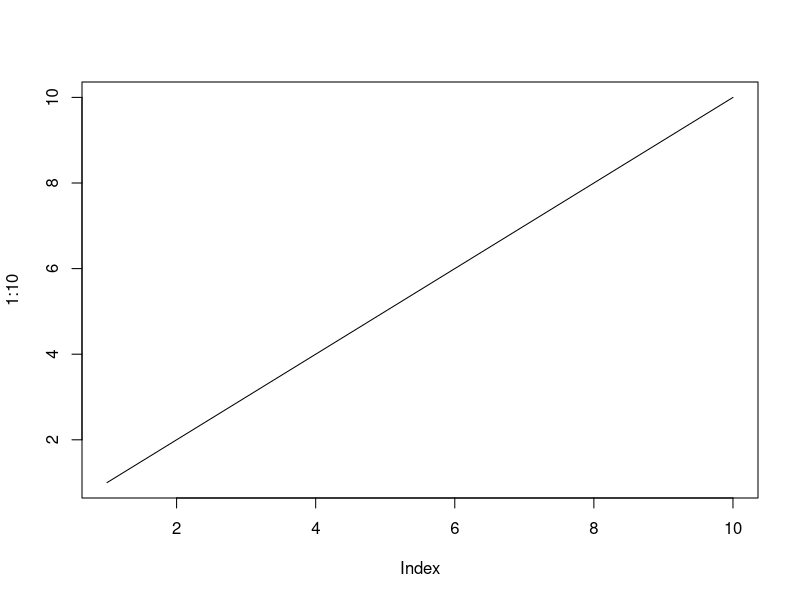
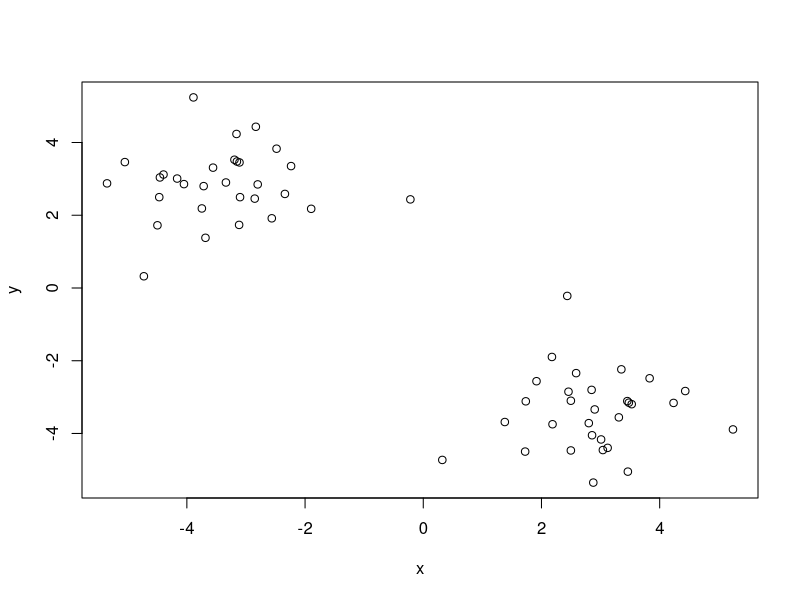
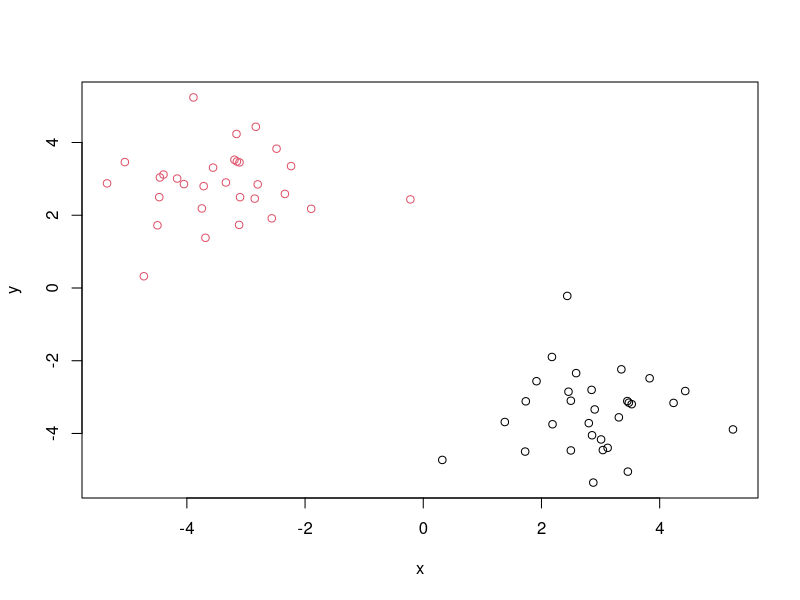
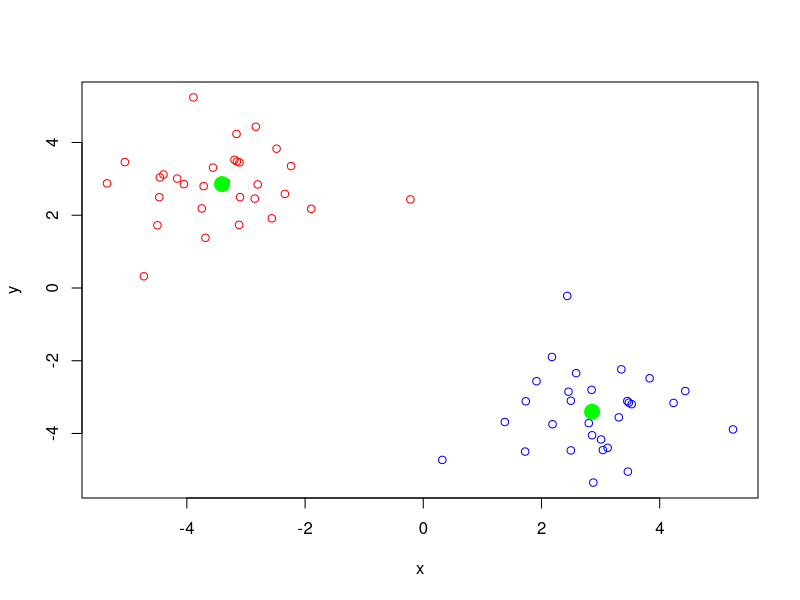
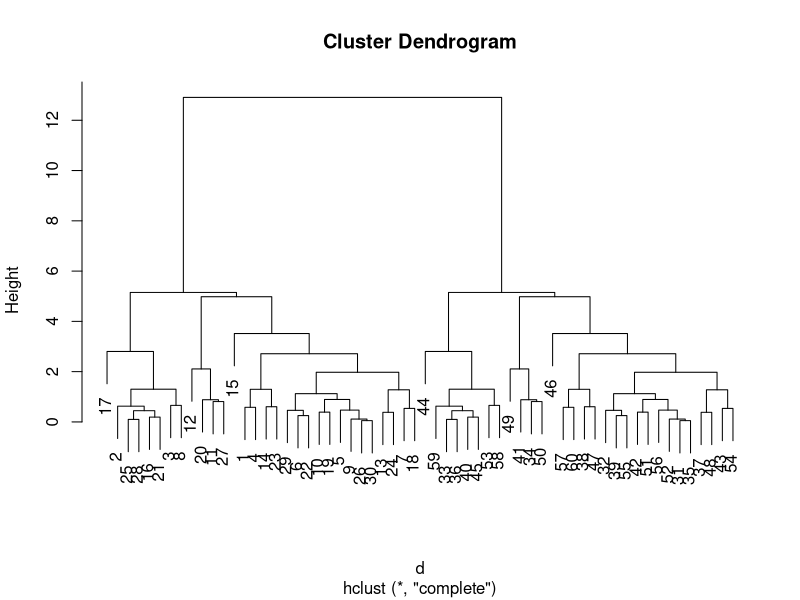
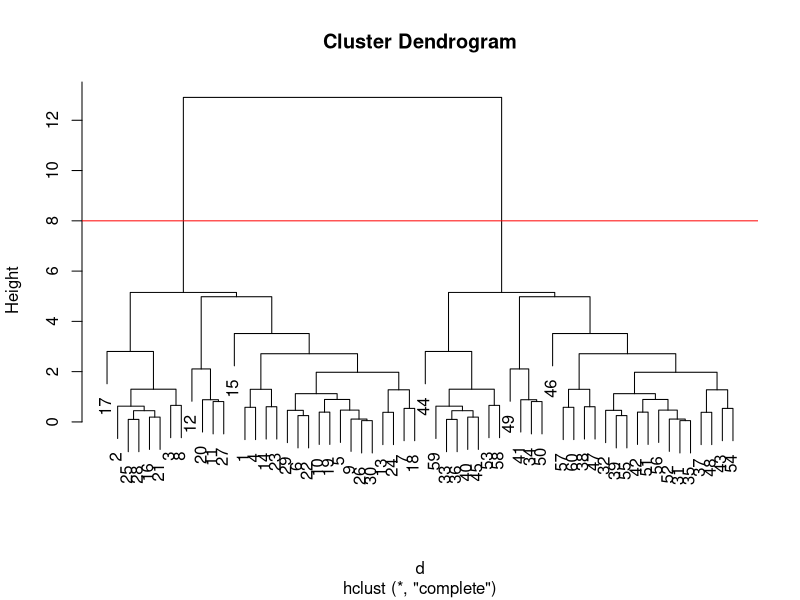
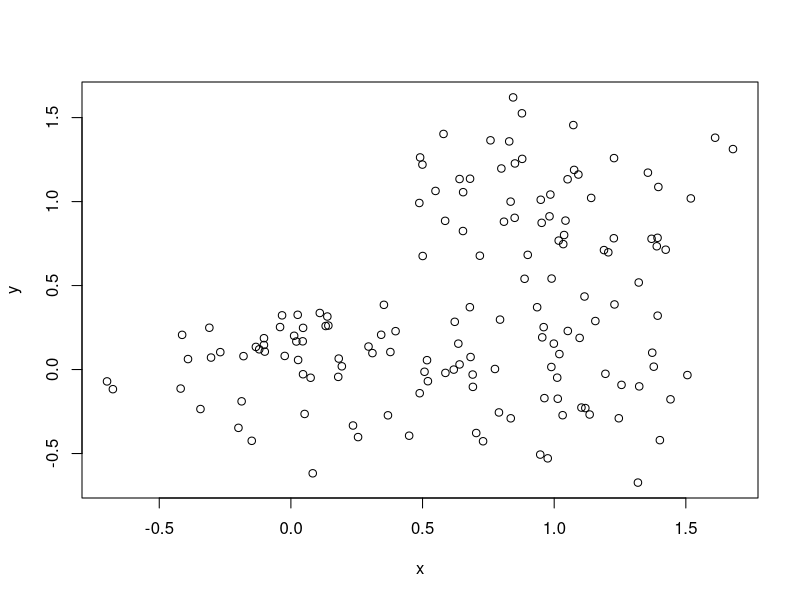
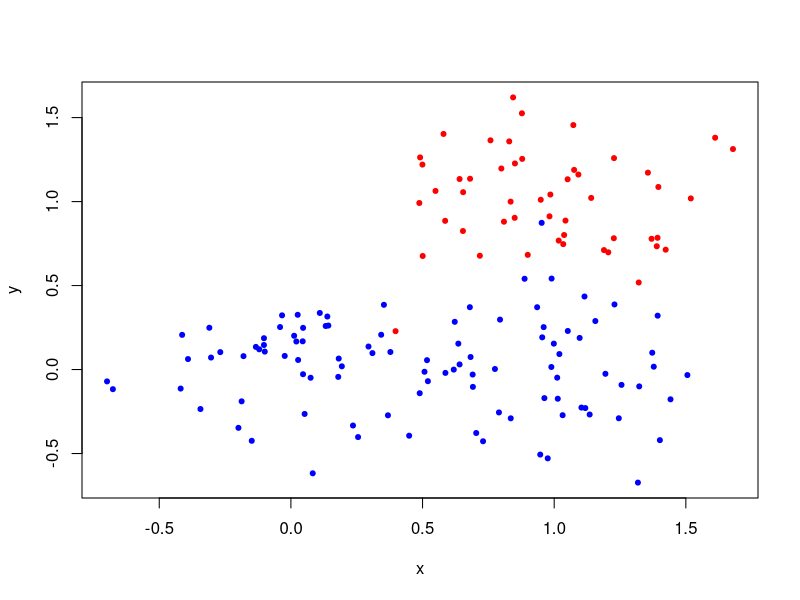

These charts were generated, in order, by the following R code:
## ---- chunk 1
knitr::opts_chunk$set(echo = TRUE)
## ---- chunk 2
# Example plot to see how Rmarkdown works
plot(1:10, typ="l")
## ---- chunk 3
# Generate some example data for clustering
tmp <- c(rnorm(30,-3), rnorm(30,3))
x <- cbind(x=tmp, y=rev(tmp))

plot(x)
## ---- chunk 4
k <- kmeans(x, center=2, nstart=20)
k
## ---- chunk 5
k$size
## ---- chunk 6
k$cluster
## ---- chunk 7
k$centers
## ---- chunk 8
plot(x, col=k$cluster)
palette(c("blue", "red"))
plot(x, col=k$cluster)
points(k$centers, col="green", pch=20, cex=3)
## ---- chunk 9
k <- kmeans(x, center=2, nstart=20)
k3 <- kmeans(x, center=3, nstart=20)
k$tot.withinss
k3$tot.withinss
## ---- chunk 10
d <- dist(x)
hc <- hclust(d)
plot(hc)
## ---- chunk 11
plot(hc)
abline(h=8, col="red")

cutree(hc, h=8)
## ---- chunk 12
# Step 1. Generate some example data for clustering
x <- rbind(
 matrix(rnorm(100, mean=0, sd = 0.3), ncol = 2), # c1
 matrix(rnorm(100, mean = 1, sd = 0.3), ncol = 2), # c2
 matrix(c(rnorm(50, mean = 1, sd = 0.3), # c3
 rnorm(50, mean = 0, sd = 0.3)), ncol = 2))
colnames(x) <- c("x", "y")
# Step 2. Plot the data without clustering
plot(x)
# Step 3. Generate colors for known clusters
# (just so we can compare to hclust results)
col <- as.factor( rep(c("c1","c2","c3"), each=50) )
plot(x, col=col, pch=20)
## ---- chunk 13
d <- dist(x)
hc <- hclust(d)
plot(hc)

## ---- chunk 14
grp.2 <- cutree(hc, k=2)
grp.3 <- cutree(hc, k=3)
plot(hc)

## ---- chunk 15
table(grp.3, col)
## ---- chunk 16
## Initialize a blank 100 row by 10 column matrix
mydata <- matrix(nrow=100, ncol=10)
## Lets label the rows gene1, gene2 etc. to gene100
rownames(mydata) <- paste("gene", 1:100, sep="")
## Lets label the first 5 columns wt1, wt2, wt3, wt4 and wt5
## and the last 5 ko1, ko2 etc. to ko5 (for "knock-out")
colnames(mydata) <- c( paste("wt", 1:5, sep=""),
 paste("ko", 1:5, sep="") )
## Fill in some fake read counts
for(i in 1:nrow(mydata)) {
 wt.values <- rpois(5, lambda=sample(x=10:1000, size=1))
 ko.values <- rpois(5, lambda=sample(x=10:1000, size=1))

 mydata[i,] <- c(wt.values, ko.values)
}
head(mydata)
## ---- chunk 17
head(t(mydata))

## ---- chunk 18
pca <- prcomp(t(mydata), scale=TRUE)
pca
## ---- chunk 19
plot(pca$x[,1], pca$x[,2])
